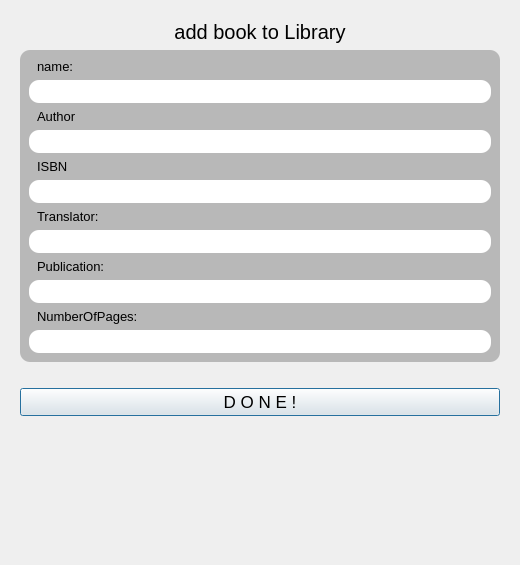
<?xml version="1.0" encoding="UTF-8"?>
<ui version="4.0">
 <class>Dialog</class>
 <widget class="QDialog" name="Dialog">
  <property name="geometry">
   <rect>
    <x>0</x>
    <y>0</y>
    <width>520</width>
    <height>565</height>
   </rect>
  </property>
  <property name="windowTitle">
   <string>Dialog</string>
  </property>
  <layout class="QVBoxLayout" name="verticalLayout">
   <item alignment="Qt::AlignTop">
    <widget class="QWidget" name="widget" native="true">
     <layout class="QVBoxLayout" name="verticalLayout_3">
      <item>
       <widget class="QLabel" name="label_7">
        <property name="font">
         <font>
          <pointsize>15</pointsize>
          <italic>false</italic>
          <underline>false</underline>
          <strikeout>false</strikeout>
          <kerning>true</kerning>
         </font>
        </property>
        <property name="text">
         <string>add book to Library</string>
        </property>
        <property name="alignment">
         <set>Qt::AlignCenter</set>
        </property>
        <property name="margin">
         <number>10</number>
        </property>
       </widget>
      </item>
      <item alignment="Qt::AlignTop">
       <widget class="QFrame" name="frame_2">
        <property name="styleSheet">
         <string notr="true">background-color:rgb(184,184,184);
border-radius:10px;</string>
        </property>
        <property name="frameShape">
         <enum>QFrame::StyledPanel</enum>
        </property>
        <property name="frameShadow">
         <enum>QFrame::Raised</enum>
        </property>
        <layout class="QVBoxLayout" name="verticalLayout_2">
         <item>
          <widget class="QLabel" name="label">
           <property name="font">
            <font>
             <pointsize>10</pointsize>
            </font>
           </property>
           <property name="styleSheet">
            <string notr="true">padding-left:5px</string>
           </property>
           <property name="text">
            <string>name:</string>
           </property>
          </widget>
         </item>
         <item>
          <widget class="QLineEdit" name="lineEdit_name">
           <property name="font">
            <font>
             <pointsize>10</pointsize>
            </font>
           </property>
           <property name="styleSheet">
            <string notr="true">background-color:rgb(255,255,255);
padding:3px;</string>
           </property>
          </widget>
         </item>
         <item>
          <widget class="QLabel" name="label_2">
           <property name="font">
            <font>
             <pointsize>10</pointsize>
            </font>
           </property>
           <property name="styleSheet">
            <string notr="true">padding-left:5px</string>
           </property>
           <property name="text">
            <string>Author</string>
           </property>
          </widget>
         </item>
         <item>
          <widget class="QLineEdit" name="lineEdit_Author">
           <property name="font">
            <font>
             <pointsize>10</pointsize>
            </font>
           </property>
           <property name="styleSheet">
            <string notr="true">background-color:rgb(255,255,255);
padding:3px;</string>
           </property>
          </widget>
         </item>
         <item>
          <widget class="QLabel" name="label_4">
           <property name="font">
            <font>
             <pointsize>10</pointsize>
            </font>
           </property>
           <property name="styleSheet">
            <string notr="true">padding-left:5px</string>
           </property>
           <property name="text">
            <string>ISBN</string>
           </property>
          </widget>
         </item>
         <item>
          <widget class="QLineEdit" name="lineEdit__ISBN">
           <property name="font">
            <font>
             <pointsize>10</pointsize>
            </font>
           </property>
           <property name="styleSheet">
            <string notr="true">background-color:rgb(255,255,255);
padding:3px;</string>
           </property>
          </widget>
         </item>
         <item>
          <widget class="QLabel" name="label_">
           <property name="font">
            <font>
             <pointsize>10</pointsize>
            </font>
           </property>
           <property name="styleSheet">
            <string notr="true">padding-left:5px</string>
           </property>
           <property name="text">
            <string>Translator:</string>
           </property>
          </widget>
         </item>
         <item>
          <widget class="QLineEdit" name="lineEdit_Translator">
           <property name="font">
            <font>
             <pointsize>10</pointsize>
            </font>
           </property>
           <property name="styleSheet">
            <string notr="true">background-color:rgb(255,255,255);
padding:3px;</string>
           </property>
          </widget>
         </item>
         <item>
          <widget class="QLabel" name="label_3">
           <property name="font">
            <font>
             <pointsize>10</pointsize>
            </font>
           </property>
           <property name="styleSheet">
            <string notr="true">padding-left:5px</string>
           </property>
           <property name="text">
            <string>Publication:</string>
           </property>
          </widget>
         </item>
         <item>
          <widget class="QLineEdit" name="lineEdit_Publicatipn">
           <property name="font">
            <font>
             <pointsize>10</pointsize>
            </font>
           </property>
           <property name="styleSheet">
            <string notr="true">background-color:rgb(255,255,255);
padding:3px;</string>
           </property>
          </widget>
         </item>
         <item>
          <widget class="QLabel" name="label_6">
           <property name="font">
            <font>
             <pointsize>10</pointsize>
            </font>
           </property>
           <property name="styleSheet">
            <string notr="true">padding-left:5px</string>
           </property>
           <property name="text">
            <string>NumberOfPages:</string>
           </property>
          </widget>
         </item>
         <item>
          <widget class="QLineEdit" name="lineEdit_NumberOfPages">
           <property name="font">
            <font>
             <pointsize>10</pointsize>
            </font>
           </property>
           <property name="styleSheet">
            <string notr="true">background-color:rgb(255,255,255);
padding:3px;</string>
           </property>
           <property name="text">
            <string/>
           </property>
          </widget>
         </item>
        </layout>
       </widget>
      </item>
      <item>
       <widget class="QLabel" name="label_Alert">
        <property name="styleSheet">
         <string notr="true">color:rgb(204, 16, 16);
margin-left:3px</string>
        </property>
        <property name="text">
         <string/>
        </property>
       </widget>
      </item>
      <item>
       <widget class="QPushButton" name="pushButton_done">
        <property name="font">
         <font>
          <pointsize>13</pointsize>
         </font>
        </property>
        <property name="text">
         <string>D O N E !</string>
        </property>
       </widget>
      </item>
     </layout>
    </widget>
   </item>
  </layout>
 </widget>
 <resources/>
 <connections/>
</ui>
